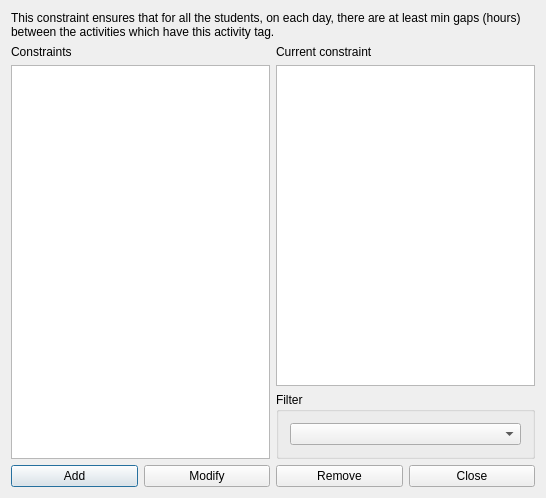
<?xml version="1.0" encoding="UTF-8"?>
<ui version="4.0">
 <class>ConstraintStudentsMinGapsBetweenActivityTagForm_template</class>
 <widget class="QDialog" name="ConstraintStudentsMinGapsBetweenActivityTagForm_template">
  <property name="geometry">
   <rect>
    <x>0</x>
    <y>0</y>
    <width>546</width>
    <height>498</height>
   </rect>
  </property>
  <property name="windowTitle">
   <string extracomment="This is the title of the dialog to see the list of all constraints of this type">Constraints students min gaps between activity tag</string>
  </property>
  <layout class="QGridLayout" name="gridLayout_2">
   <item row="0" column="0" colspan="2">
    <widget class="QLabel" name="textLabel1">
     <property name="sizePolicy">
      <sizepolicy hsizetype="Minimum" vsizetype="Minimum">
       <horstretch>0</horstretch>
       <verstretch>0</verstretch>
      </sizepolicy>
     </property>
     <property name="text">
      <string>This constraint ensures that for all the students, on each day, there are at least min gaps (hours) between the activities which have this activity tag.</string>
     </property>
     <property name="wordWrap">
      <bool>true</bool>
     </property>
    </widget>
   </item>
   <item row="1" column="1">
    <layout class="QVBoxLayout" name="verticalLayout_2">
     <item>
      <widget class="QLabel" name="currentConstraintTextLabel">
       <property name="text">
        <string>Current constraint</string>
       </property>
       <property name="wordWrap">
        <bool>false</bool>
       </property>
      </widget>
     </item>
     <item>
      <widget class="QPlainTextEdit" name="currentConstraintTextEdit"/>
     </item>
    </layout>
   </item>
   <item row="2" column="1">
    <widget class="QGroupBox" name="filterGroupBox">
     <property name="title">
      <string>Filter</string>
     </property>
     <layout class="QGridLayout" name="gridLayout">
      <item row="0" column="0">
       <widget class="QComboBox" name="activityTagComboBox"/>
      </item>
     </layout>
    </widget>
   </item>
   <item row="3" column="0" colspan="2">
    <layout class="QHBoxLayout" name="horizontalLayout">
     <item>
      <widget class="QPushButton" name="addConstraintPushButton">
       <property name="text">
        <string>Add</string>
       </property>
      </widget>
     </item>
     <item>
      <widget class="QPushButton" name="modifyConstraintPushButton">
       <property name="text">
        <string>Modify</string>
       </property>
      </widget>
     </item>
     <item>
      <widget class="QPushButton" name="removeConstraintPushButton">
       <property name="text">
        <string>Remove</string>
       </property>
      </widget>
     </item>
     <item>
      <widget class="QPushButton" name="closePushButton">
       <property name="text">
        <string>Close</string>
       </property>
      </widget>
     </item>
    </layout>
   </item>
   <item row="1" column="0" rowspan="2">
    <layout class="QVBoxLayout" name="verticalLayout">
     <item>
      <widget class="QLabel" name="constraintsTextLabel">
       <property name="frameShape">
        <enum>QFrame::NoFrame</enum>
       </property>
       <property name="frameShadow">
        <enum>QFrame::Plain</enum>
       </property>
       <property name="text">
        <string>Constraints</string>
       </property>
       <property name="wordWrap">
        <bool>false</bool>
       </property>
      </widget>
     </item>
     <item>
      <widget class="QListWidget" name="constraintsListWidget"/>
     </item>
    </layout>
   </item>
  </layout>
 </widget>
 <layoutdefault spacing="6" margin="11"/>
 <resources/>
 <connections/>
</ui>
